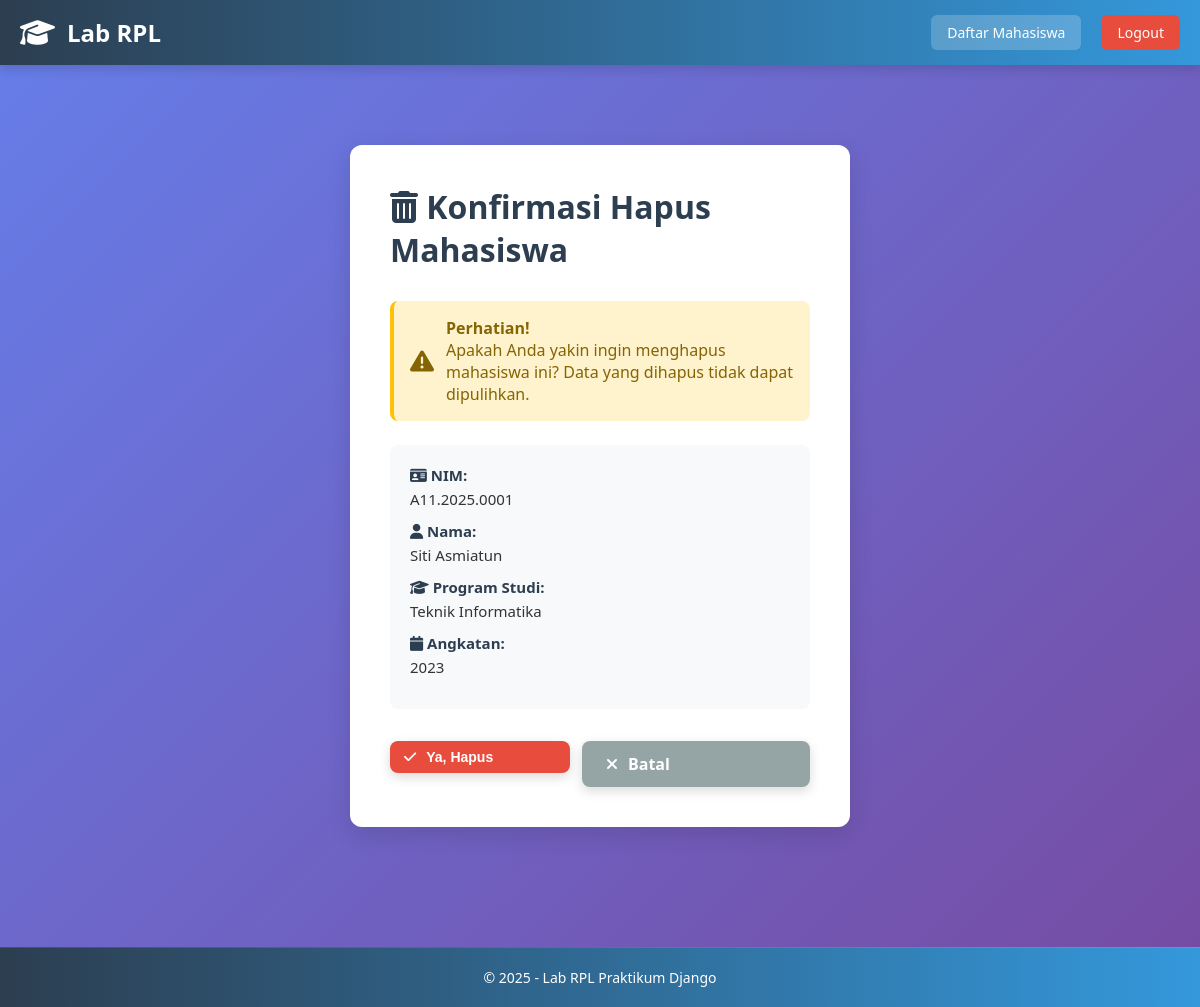
Page /mahasiswa/hapus/1/ (signed in) on the committed database.
### mahasiswa/models.py (models this page shows, shortened)
class Mahasiswa(models.Model):
    nim = models.CharField(max_length=15, unique=True)
    nama = models.CharField(max_length=100)
    programstudi = models.CharField(max_length=50)
    angkatan = models.IntegerField(max_length=4)

### mahasiswa/views.py (the view)
# urls.py: path('hapus/<int:pk>/', views.hapus_mahasiswa, name='hapus_mahasiswa'),
@login_required(login_url='/accounts/login/')
def hapus_mahasiswa(request, pk):
    mahasiswa = get_object_or_404(Mahasiswa, pk=pk)
    if request.method == 'POST':
        mahasiswa.delete()
        return redirect('daftar_mahasiswa')
    return render(request, 'mahasiswa/konfirmasi_hapus.html', {'mahasiswa': mahasiswa})

### mahasiswa/templates/mahasiswa/konfirmasi_hapus.html (shortened to what this page needs)
{% extends 'mahasiswa/base.html' %} {% load static %} {% block content %}
<div class="confirm-box">
    <h2 style="text-align: left; color: #2c3e50; text-shadow: none; margin-bottom: 30px;">
        <i class="fas fa-trash-alt"></i> Konfirmasi Hapus Mahasiswa
    </h2>
    <div class="confirm-warning">
        <i class="fas fa-exclamation-triangle"></i>
        <div>
            <strong>Perhatian!</strong>
            <p>Apakah Anda yakin ingin menghapus mahasiswa ini? Data yang dihapus tidak dapat dipulihkan.</p>
        </div>
    </div>
    <div class="confirm-details">
        <p>
            <strong><i class="fas fa-id-card"></i> NIM:</strong>
            {{ mahasiswa.nim }}
        </p>
        <p>
            <strong><i class="fas fa-user"></i> Nama:</strong>
            {{ mahasiswa.nama }}
        </p>
        <p>
            <strong><i class="fas fa-graduation-cap"></i> Program Studi:</strong>
            {{ mahasiswa.programstudi }}
        </p>
        <p>
            <strong><i class="fas fa-calendar"></i> Angkatan:</strong>
            {{ mahasiswa.angkatan }}
        </p>
    </div>
    <div class="form-actions">
        <form method="POST" style="flex: 1;">
            <button type="submit" class="btn btn-delete" style="width: 100%;">
                <i class="fas fa-check"></i> Ya, Hapus
            </button>
        </form>
        <a href="{% url 'daftar_mahasiswa' %}" class="btn btn-cancel" style="flex: 1;">
            <i class="fas fa-times"></i> Batal
        </a>
    </div>
</div>
{% endblock %}

### mahasiswa/static/mahasiswa/css/style.css (style rules this page uses)
* { margin: 0; padding: 0; box-sizing: border-box; }
body { font-family: 'Segoe UI', Tahoma, Geneva, Verdana, sans-serif; background: linear-gradient(135deg, #667eea 0%, #764ba2 100%); color: #333; min-height: 100vh; display: flex; flex-direction: column; }
h2 { text-align: center; margin-bottom: 40px; color: white; font-size: 32px; font-weight: bold; text-shadow: 2px 2px 4px rgba(0, 0, 0, 0.2); }
.btn { display: inline-flex; align-items: center; gap: 10px; padding: 12px 24px; background-color: white; color: #667eea; text-decoration: none; border: none; border-radius: 8px; cursor: pointer; transition: all 0.3s ease; font-size: 16px; font-weight: 600; box-shadow: 0 4px 12px rgba(0, 0, 0, 0.15); }
.btn-delete { background-color: #e74c3c; color: white; padding: 8px 14px; font-size: 14px; }
.form-actions { display: flex; gap: 12px; justify-content: center; margin-top: 32px; }
.form-actions .btn { flex: 1; }
.btn-cancel { background-color: #95a5a6; color: white; }
.confirm-box { background-color: white; padding: 40px; border-radius: 12px; box-shadow: 0 8px 24px rgba(0, 0, 0, 0.12); max-width: 500px; margin: 40px auto; animation: slideUp 0.5s ease; }
.confirm-warning { background-color: #fff3cd; color: #856404; padding: 16px; border-radius: 8px; border-left: 4px solid #ffc107; margin-bottom: 24px; display: flex; align-items: center; gap: 12px; }
.confirm-warning i { font-size: 24px; }
.confirm-details { background-color: #f8f9fa; padding: 20px; border-radius: 8px; margin-bottom: 24px; }
.confirm-details p { margin-bottom: 12px; font-size: 15px; }
.confirm-details strong { color: #2c3e50; display: block; margin-bottom: 4px; }

### rows in the picture
Mahasiswa: nim "A11.2025.0001", nama "Siti Asmiatun", programstudi "Teknik Informatika", angkatan "2023"
